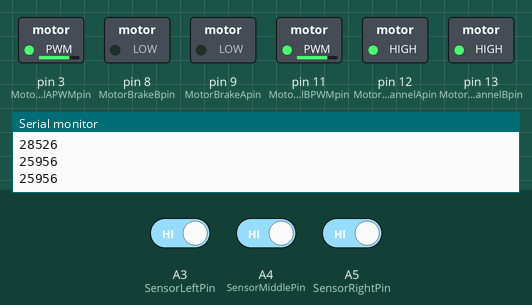
Simulated run of this sketch. Board: Arduino Uno, built with avr-gcc and run on an emulated ATmega328P. Parts: switched loads named in the sketch (green lamp = pin HIGH), the last lines printed to the serial monitor. Inputs (shaded band) come from the test bench; at power-on: A3 (SensorLeftPin) HIGH, A4 (SensorMiddlePin) HIGH, A5 (SensorRightPin) HIGH.

Above: at 1.2 s.
1.3 s: A3 (SensorLeftPin) driven LOW
At 1.8 s:
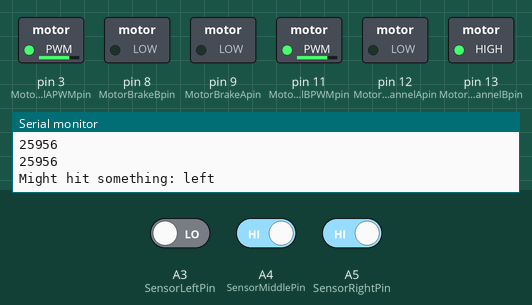
4.3 s: A4 (SensorMiddlePin) driven LOW
6.8 s: A5 (SensorRightPin) driven LOW
At 7.8 s:
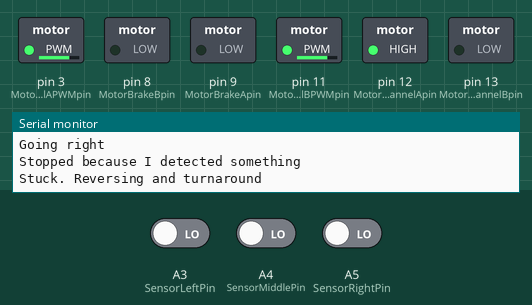
11.8 s: A4 (SensorMiddlePin) driven HIGH
At 13.6 s:
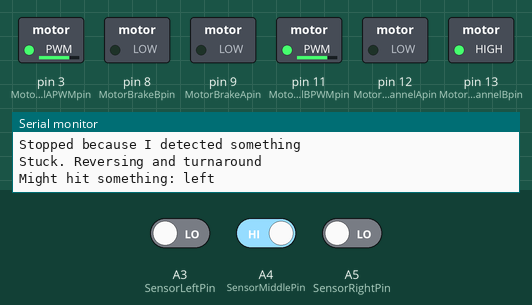
14.8 s: A3 (SensorLeftPin) driven HIGH
At 16.3 s:
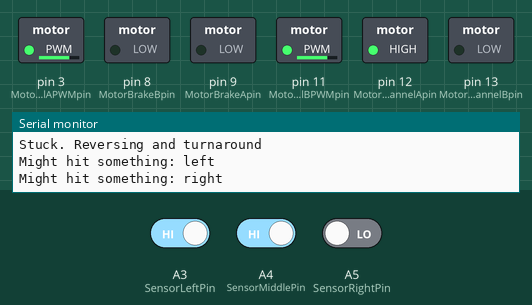
17.8 s: A5 (SensorRightPin) driven HIGH
At 20.6 s:
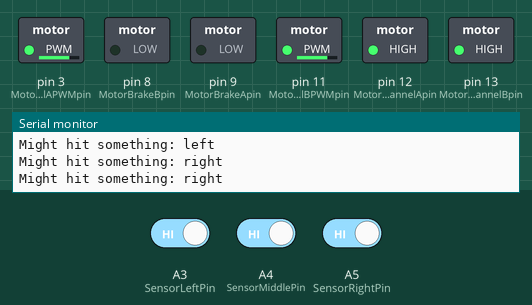
Timing chart, 0 to 21.8 s (numbered marks = the images above; inputs shaded):
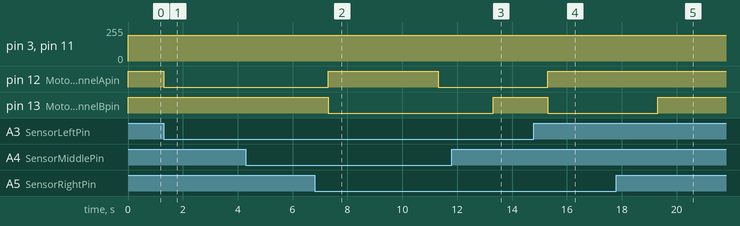

The sketch:

RobotBjorn.ino
```cpp
// Include SoftwareSerial to enable extra serial ports for Xbee etc
#include <SoftwareSerial.h>

// Toogle Sensors
const char SensorLeftPin    = A3;
const char SensorMiddlePin  = A4;
const char SensorRightPin  = A5;
// free
// used: A0, A1 for Motorshield

// Motor
const int EngineSpeed = 192;
// Recommended: 192 for 5x AA, 96 for 1x 9V 64 over USB
// Min: 0  Max: 255
// Deactivated for Gearbox

// Horn
const char HornPin = 5;

// Debug
const boolean Debug = false;

// Motherboard
const boolean Due = false; // is this an arduino due?
const boolean Mega = false; // is this an arduino mega?

// Hardware revision
const boolean IsMotorShield = true; // v1.0 hardware or compatible hardware
const boolean IsCherokey  = false; // v2.0 hardware
// Channel A = right engine
const char MotorChannelApin = 12;
const char MotorBrakeApin = 9;
const char MotorChannelAPWMpin = 3;
// Channel B = left engine
const char MotorChannelBpin = 13;
const char MotorBrakeBpin = 8;
const char MotorChannelBPWMpin = 11;

// Time in ms to  turn left or right
const int turntime = 2000; // 1000 = 1/8

// Startup Procedure
void setup() {
  // Open Serial Pin
  Serial.begin(9600);
  /*if(Mega)
   { Serial1.begin(9600);
   Serial2.begin(9600);
   Serial3.begin(9600); }   // Not Uno compatible
   */

  //Setup Channel A
  pinMode(MotorChannelApin, OUTPUT); //Initiates Motor Channel A pin
  pinMode(MotorBrakeApin, OUTPUT); //Initiates Brake Channel A pin

  //Setup Channel B
  pinMode(MotorChannelBpin, OUTPUT); //Initiates Motor Channel B pin
  pinMode(MotorBrakeBpin, OUTPUT);  //Initiates Brake Channel B pin

  // Sensor
  pinMode(SensorLeftPin, INPUT);
  pinMode(SensorMiddlePin, INPUT);
  pinMode(SensorRightPin, INPUT);

  // Turn on Headlights
  HeadLights(1);
  TailLights(1);
  Serial.println('Lights are on');

  // Brake on start
  Brake();
  Serial.println('Startup Brake initialized');

  //Serial.println("Run keyboard control");

  // Ending pin configuration and other startup routines
  Serial.println('Startup procedure completed');

}

// Execute Procedure
void loop() {

  //Test
  //Test();

  // Respond to Keyboard
  //KeyboardControl();

  // AutoPilot
  AutoPilot();
}
// Test Function
void Test() {
  // Dance
  DriveForward();
  delay(2500);
  DriveReverse();
  delay(2500);
  TurnLeft();
  delay(2500);
  TurnRight();
  delay(2500);
  Horn();
  Horn();
  Horn();
  delay(2500);
}

void AutoPilot() {

  if (SensorMiddle()   ) {
    // On something insight (Middle)
    Brake();              // Brake
    Serial.println("Stopped because I detected something");

    if (Debug) {
      Serial.println("SensorMiddle return");
      Serial.println(SensorMiddle() );
      Serial.println("SensorLeft return");
      Serial.println(SensorLeft() );
      Serial.println("SensorRight return");
      Serial.println(SensorRight() );
    }

    if (!SensorLeft() ) { // Look Left
      Serial.println("Going left");
      TurnLeft();
      delay(turntime );
      Brake;
    }

    else if (!SensorRight() ) { // Or look right
      Serial.println("Going right");
      TurnRight();
      delay(turntime );
      Brake;
    }

    else if (SensorMiddle() && SensorLeft() && SensorRight() ) {
      // stuck
      Serial.println("Stuck. Reversing and turnaround");
      TurnLeft();
      delay(turntime * 2);

      // Reverse
      DriveReverse();
      delay(2000);
      Brake();
    }
    else { // Or do nothing
      Serial.println("Cannot decide which way to go");

      if (Debug) {
        Serial.println("SensorLeft return");
        Serial.println(SensorLeft() );
        Serial.println("SensorRight return");
        Serial.println(SensorRight() );
      }

      Horn();
      delay(2000);
    }
  }
  else if (SensorLeft() ) {
    // you see something on the left
    Serial.println("Might hit something: left");
    Brake();
    TurnRight();
    delay(turntime);
    Brake();
  }
  else if (SensorRight() ) {
    // you see something on the right
    Serial.println("Might hit something: right");
    Brake();
    TurnLeft();
    delay(turntime);
    Brake();
  }


  // If everything is going fine
  else {
    DriveForward();
  }
  // End If
}

void KeyboardControl() {
  if (Serial.available()) {
    char val = Serial.read();
    if (val != -1) // if some value inputted
    {
      switch (val)
      {
        case 'w'://Move Forward
          DriveForward();
          break;
        case 's'://Move Backward
          DriveReverse();
          break;
        case 'a'://Turn Left
          Brake();
          TurnLeft();
          break;
        case 'd'://Turn Right
          Brake();
          TurnRight();
          break;
        case 'z':
          Serial.println("Hello");
          break;
        case 'x':
          //stop();
          Brake();
          break;

        // Gearbox
        case '0'://Gear 0
          Gearbox(0);
          break;
        case '1'://Gear 0
          Gearbox(1);
          break;
        case '2'://Gear 0
          Gearbox(2);
          break;
        case '3'://Gear 0
          Gearbox(3);
          break;
        case '4'://Gear 0
          Gearbox(4);
          break;
        case '5'://Gear 0
          Gearbox(5);
          break;
        case '6'://Gear 0
          Gearbox(6);
          break;
        case '7'://Gear 0
          Gearbox(7);
          break;
        case '8'://Gear 0
          Gearbox(8);
          break;
        case '9'://Gear 0
          Gearbox(9);
          break;

        case 't'://Test
          Serial.println("Enabling Test Procedure");
          Test();
          Serial.println("Done");
          break;

        case 'h'://Horn
          Serial.println("Feeling horny?");
          Horn();

          break;
      }


    }
    else ; //stop();
  }
}

void Gearbox( int gear) {
  // Depends motor PWM by 'gear'
  int  EngineSpeed = map(gear, 0, 9, 0, 255);

  if (Debug) {
    Serial.print("Gear: ");
    Serial.println(gear);
    Serial.print("PWM Speed: ");
    Serial.println(EngineSpeed);
    Serial.print("Percentage power: ");
    Serial.print( EngineSpeed / 255 );
    Serial.println("%");
  }
}


// Brake functions
void BrakeLeft() {
  digitalWrite(MotorBrakeBpin, HIGH);  //Engage the Brake for Channel B
}
void BrakeRight() {
  digitalWrite(MotorBrakeApin, HIGH);  //Engage the Brake for Channel A
}
void Brake() {
  // Brake light
  BrakeLight(1);
  // Brake
  BrakeLeft();
  BrakeRight();
  // Brake light Off
  BrakeLight(0);
}

// Drive in reverse function
void ReverseLeft() {
  //Motor B backward @ full speed
  digitalWrite(MotorChannelBpin, LOW);  //Establishes backward direction of Channel B
  digitalWrite(MotorBrakeBpin, LOW);   //Disengage the Brake for Channel B
  analogWrite(MotorChannelBPWMpin, EngineSpeed);    //Spins the motor on Channel B
}
void ReverseRight() {
  //Motor A backwards @ full speed
  digitalWrite(MotorChannelApin, LOW); //Establishes forward direction of Channel A
  digitalWrite(MotorBrakeApin, LOW);   //Disengage the Brake for Channel A
  analogWrite(MotorChannelAPWMpin, EngineSpeed);   //Spins the motor on Channel A
}
void DriveReverse() {
  // Lights on
  ReverseLight(1);
  // Reverse
  ReverseLeft();
  ReverseRight();
  // Lights off
  ReverseLight(0);
}

// Drive specific way function
void DriveLeft() {
  //Motor B forward @ full speed
  digitalWrite(MotorChannelBpin, HIGH); //Establishes forward direction of Channel B
  digitalWrite(MotorBrakeBpin, LOW);   //Disengage the Brake for Channel B
  analogWrite(MotorChannelBPWMpin, EngineSpeed);   //Spins the motor on Channel B
}
void DriveRight() {
  //Motor A forward @ full speed
  digitalWrite(MotorChannelApin, HIGH);  //Establishes forward direction of Channel A
  digitalWrite(MotorBrakeApin, LOW);   //Disengage the Brake for Channel A
  analogWrite(MotorChannelAPWMpin, EngineSpeed);    //Spins the motor on Channel A at half speed
}
void DriveForward() {
  DriveLeft();
  DriveRight();
}
// Turn Left
void TurnLeft() {
  LeftLight(1);
  ReverseLeft();
  DriveRight();
  LeftLight(0);
}
// Turn Right
void TurnRight() {
  RightLight(1);
  ReverseRight();
  DriveLeft();
  RightLight(0);
}

// Sensor Left
boolean SensorLeft() {
  if (digitalRead(SensorLeftPin) == LOW) return 1;
  else {
    return 0;
  }
}
// Sensor Middle
boolean SensorMiddle() {
  if (digitalRead(SensorMiddlePin) == LOW) return 1;
  else {
    return 0;
  }
}
// Sensor Right
boolean SensorRight() {
  if (digitalRead(SensorRightPin) == LOW) return 1;
  else {
    return 0;
  }
}
// Current Sensing Channel A
int CurrentSenseA() {
  // Max: 3.3 V equals 2A
  // Output: value in mA
  if (Due) {
    return map( analogRead(A0) , 0, 1023, 0, 2000);
  }
  else {
    return map( analogRead(A0) , 0, 676, 0, 2000);
  }
}
// Current Sensing Channel B
int CurrentSenseB() {
  // Max: 3.3 V equals 2A
  // Output: value in mA
  if (Due) {
    return map( analogRead(A1) , 0, 1023, 0, 2000);
  }
  else {
    return map( analogRead(A1) , 0, 676, 0, 2000);
  }
}
// Sensor Left Debug
void SensorLeftDebug() {
  Serial.println("Reading on ");
  Serial.println( SensorLeftPin );
  Serial.println(digitalRead(SensorLeftPin) );
  Serial.println("Reading sensor left function");
  Serial.println(SensorLeft() );
}
// Sensor Middle Debug
void SensorMiddleDebug() {
  Serial.println("Reading on ");
  Serial.println( SensorMiddlePin );
  Serial.println(digitalRead(SensorMiddlePin) );
  Serial.println("Reading sensor middle function");
  Serial.println(SensorMiddle() );
}
// Sensor Right Debug
void SensorRightDebug() {
  Serial.println("Reading on ");
  Serial.println( SensorRightPin );
  Serial.println(digitalRead(SensorRightPin) );
  Serial.println("Reading sensor right function");
  Serial.println(SensorRight() );
}
// Horn / Beeper
void Horn() {
  const int HornTime = 1000;
  const int NoteFreq = 262;   // Frequency 262 = C4

  //tone(pin, frequency, duration)
  tone(HornPin, NoteFreq, HornTime);
}
// Head Lights
void HeadLights(boolean OnOff) {
  // Enable Headlight left
  // Enable Headlight right
}
// Tail Lights
void TailLights(boolean OnOff) {
  // Enable Taillight Left
  // Enable Taillight Right
}
// Brake Light
void BrakeLight(boolean OnOff) {
  // Enable Breaklight left
  // Enable Breaklight right
}
// Turn Left Light
void LeftLight(boolean OnOff) {
}
// Turn Right Light
void RightLight(boolean OnOff) {
}
// White lights when in reverse
void ReverseLight(boolean OnOff) {
}
```

Measured:
- after the input at 1.3 s, pin 12 (MotorChannelApin): HIGH → LOW at once
- after the input at 6.8 s, pin 12 (MotorChannelApin): LOW → HIGH after 0.51 s, → LOW 4.0 s later; pin 13 (MotorChannelBpin): HIGH → LOW after 0.51 s
- after the input at 11.8 s, pin 12 (MotorChannelApin): stays LOW (without the input it goes to HIGH after 1.5 s); pin 13 (MotorChannelBpin): LOW → HIGH after 1.5 s
- after the input at 14.8 s, pin 12 (MotorChannelApin): LOW → HIGH after 0.51 s; pin 13 (MotorChannelBpin): HIGH → LOW after 0.51 s
- after the input at 17.8 s, pin 13 (MotorChannelBpin): LOW → HIGH after 1.5 s
